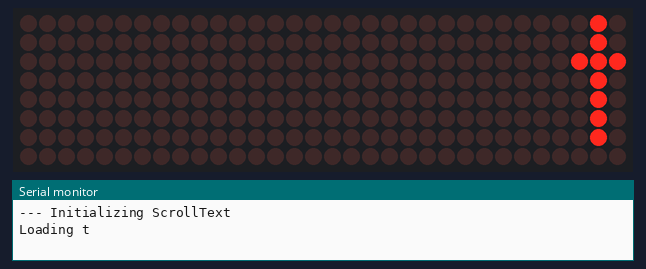
A sketch run on a simulated Arduino Uno, built with avr-gcc and run on an emulated ATmega328P. Parts: 32×8 LED matrix, the last lines printed to the serial monitor.

Above: at 0.16 s.
At 5.11 s:
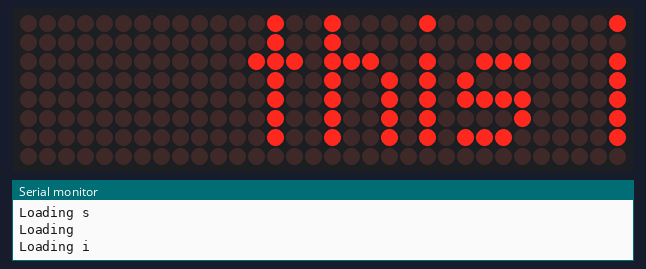
At 10.21 s:
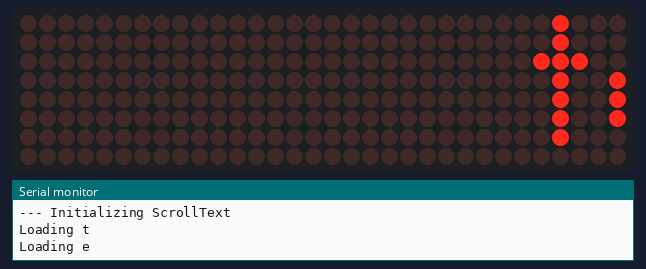
At 20.11 s:
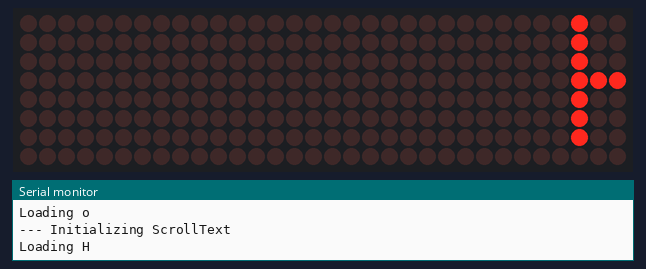
At 29.87 s:
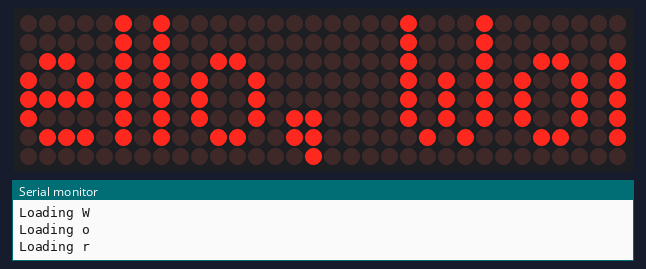
At 39.91 s:
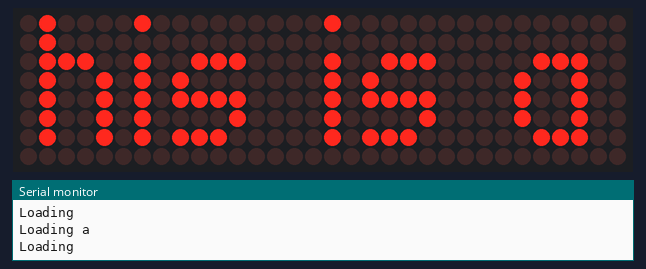

The sketch:

LEDBoard.ino
```cpp
#include <MD_MAX72xx.h>
#include <SPI.h>

#define DEBUG 1

#if DEBUG
#define PRINT(s, v)   { Serial.print(F(s)); Serial.print(v); }
#define PRINTX(s, v)  { Serial.print(F(s)); Serial.print(v, HEX); }
#define PRINTB(s, v)  { Serial.print(F(s)); Serial.print(v, BIN); }
#define PRINTC(s, v)  { Serial.print(F(s)); Serial.print((char)v); }
#define PRINTS(s)     { Serial.print(F(s)); }
#else
#define PRINT(s, v)
#define PRINTX(s, v)
#define PRINTB(s, v)
#define PRINTC(s, v)
#define PRINTS(s)
#endif

#define HARDWARE_TYPE MD_MAX72XX::FC16_HW
#define MAX_DEVICES 4
#define CLK_PIN   13
#define DATA_PIN  11
#define CS_PIN    10

MD_MAX72XX mx = MD_MAX72XX(HARDWARE_TYPE, CS_PIN, MAX_DEVICES);

#define DELAY  10
#define UNIT_DELAY      25
#define SCROLL_DELAY    (2 * UNIT_DELAY)
#define ONE_SECOND 1000

#define CHAR_SPACING     1
#define BUF_SIZE        75

uint32_t lastAnimationTime = 0;
uint32_t prevCycleTime = 0;
uint8_t  cycleCountdown = DELAY;

char *msgTab[] =
{
  "this is a drill", "testing, one, two, three", "Hello, World!"
};

bool scrollText(bool shouldRestart, char *pmsg)
{
  const uint8_t LOAD_CHAR = 0;
  const uint8_t PRINT_CHAR = 1;
  const uint8_t ADD_SPACE = 2;

  static char   curMessage[BUF_SIZE];
  static char   *p = curMessage;
  static uint8_t  state = LOAD_CHAR;
  static uint8_t  curLen, showLen;
  static uint8_t  characterBuffer[8];
  uint8_t         colData;

  if (shouldRestart)
  {
    PRINTS("\n--- Initializing ScrollText");
    resetMatrix();
    strcpy(curMessage, pmsg);
    state = LOAD_CHAR;
    p = curMessage;
    shouldRestart = false;
  }

  if (millis()-lastAnimationTime < SCROLL_DELAY)
    return(shouldRestart);

  mx.transform(MD_MAX72XX::TSL);
  lastAnimationTime = millis();

  switch (state)
  {
    case LOAD_CHAR:
      PRINTC("\nLoading ", *p);
      showLen = mx.getChar(*p++, sizeof(characterBuffer)/sizeof(characterBuffer[0]), characterBuffer);
      curLen = 0;
      state = PRINT_CHAR;

    // !! break intentionally omitted
    case PRINT_CHAR: // display the next part of the character
      colData = characterBuffer[curLen++];
      mx.setColumn(0, colData);
      if (curLen == showLen)
      {
        showLen = ((*p != '\0') ? CHAR_SPACING : mx.getColumnCount()-1);
        curLen = 0;
        state = ADD_SPACE;
      }
      break;

    case ADD_SPACE:
      mx.setColumn(0, 0);
      if (++curLen == showLen)
      {
        state = LOAD_CHAR;
        shouldRestart = (*p == '\0');
      }
      break;

    default:
      state = LOAD_CHAR;
  }

  return(shouldRestart);
}

void resetMatrix(void)
{
  mx.control(MD_MAX72XX::INTENSITY, MAX_INTENSITY/8);
  mx.control(MD_MAX72XX::UPDATE, MD_MAX72XX::ON);
  mx.clear();
  lastAnimationTime = 0;
}

void animateMatrix()
{
  static  uint8_t mesg = 0;
  static  boolean shouldRestart = true;
  boolean changeMessage = false;

  if (millis()-prevCycleTime >= ONE_SECOND)
  {
    prevCycleTime = millis();
    if (--cycleCountdown == 0)
    {
      cycleCountdown = DELAY;
      changeMessage = true;
    }
  }

  if (changeMessage)
  {
      mesg++;
      if (mesg >= sizeof(msgTab)/sizeof(msgTab[0]))
      {
        mesg = 0;
      }

    shouldRestart = true;
  }


  shouldRestart = scrollText(shouldRestart, msgTab[mesg]);
}

void setup()
{
  mx.begin();
  lastAnimationTime = millis();
  prevCycleTime = millis();
#if DEBUG
  Serial.begin(57600);
#endif
}

void loop()
{
  animateMatrix();
}
```
